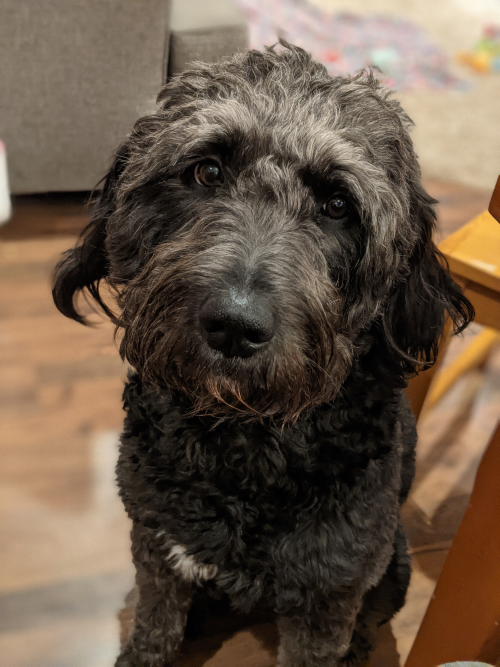
#> input picture module_examples/data_for_exercises/scout.png, 1000 x 1333 px (shown at 1/2 size)
$ python 14_numpy_example.py
#> lines starting #> are read from the running program, lines starting #| are printed output that depends on the picture; after the words box and inside, x2 and y2 are one past the last pixel; in counts of white or black regions, pixels touching at a corner belong together
import numpy as np

my_list = [4,5,6,7]
my_array = np.array([4,5,6,7])
my_array = np.array(my_list)

#we can square each element in the arraty
squared_array = my_array**2


#linear space an array
lin_spaced = np.linspace(0,7,30)

#regularly spacing
reg_spaced = np.arange(0,10.1,2)

#create array and fill with rand integers
rand_array1 = np.random.randint(0, 100, size=(2,3))
rand_array2 = np.random.randint(0, 100, size=(2,3))

combined_arr = np.concatenate([rand_array1,rand_array2],axis=1)
combined_arr = combined_arr-1000


#cool descriptive statistics
sum_arr = np.sum(rand_array1) #will sum entire array
sum_arr_axis1 = np.sum(rand_array1, axis=0)#np.sum(axis=1) will sum along rows
#we have min(), max(), std(), variance(), mean(), cumsum() and more!
#cumsum() adds each row with previous value
cumulative_arr = np.cumsum(rand_array1,axis=0)


exp_ex = np.exp(-5)

#matrix operations
dot = np.dot(rand_array1, rand_array1.T)
arr1_T = rand_array1.T


#logic array
logic_arr = rand_array1 > 50
# %%


array = np.array([0.7,3.1,5.5])

array_linspaced = np.linspace(0,10,5)
array_stepsize = np.arange(0,10,2)

array_2D = np.array([[1,2,3,4],[5,6,7,8]])
array_random1 = np.random.randint(0,100,size = (2,3))
array_random2 = np.random.randint(0,100,size = (2,3))

string1 = "cat"
string2 = "fish"
string3 = string1 + string2

array_random3 = np.concatenate((array_random1,array_random2),axis=0)

new_list = [1, 2, 3, 4]*2
array = array*2

np.sum(array_random3,axis=0)
np.cumsum(array_random3, axis=0)

array_dot = np.dot(array,array.T)
var =np.corrcoef(array_random3)

logic = array_random3 > 75
array_random3[logic]=99

# %%

from skimage import io
photo = io.imread('data_for_exercises/scout.png')
#> photo is the input picture: shape (1333, 1000, 3); mean R, G, B 105.3, 88, 71.9
import matplotlib.pyplot as plt
#to show the image with normal colors
import matplotlib.image as mpimg
#imread loads the multidimensional numpy array with red, green, blue channels
image = mpimg.imread("data_for_exercises/scout.png")
plt.imshow(image)


#to work with image as an array
import matplotlib.pyplot as plt
plt.imshow(photo)
saved_photo = plt.imshow(photo[:,:,0],cmap='Reds')
#Default color maps is yellow to purple
#saved_photo = plt.imshow(photo[:,:,0])
saved_photo = plt.imshow(photo[:,:,1],cmap='Greens')
saved_photo = plt.imshow(photo[:,:,2],cmap='Blues')


threshold_photo = np.where(photo[:,:,0] > 75, 255, 0)
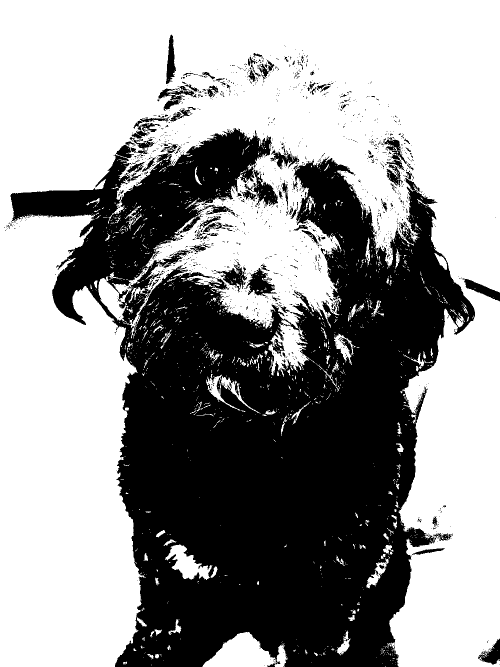
#> threshold_photo: shape (1333, 1000) int64 (shown at 1/2 size); 59.7% white; 1571 black regions (1452 under 20 px), largest, box (x1, y1, x2, y2) and area: (21, 256, 950, 1333) 511679, (489, 339, 556, 413) 1694, (488, 536, 553, 593) 1679
#> (the run stopped early here; a loop or call above may not have finished)
